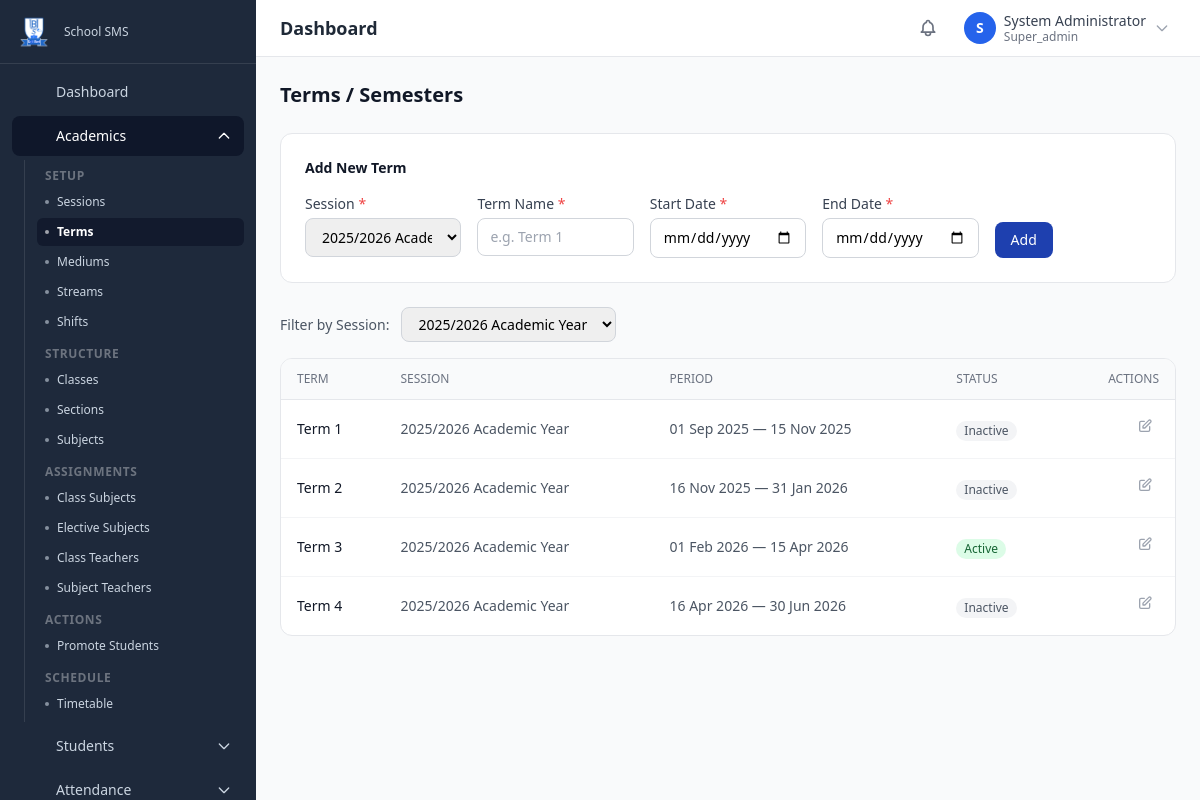
Page /academics/terms (signed in) on the committed database.
### tables this page shows
CREATE TABLE IF NOT EXISTS `terms` (
    `id` BIGINT UNSIGNED NOT NULL AUTO_INCREMENT,
    `session_id` BIGINT UNSIGNED NOT NULL,
    `name` VARCHAR(100) NOT NULL,
    `slug` VARCHAR(100) NOT NULL,
    `start_date` DATE NOT NULL,
    `end_date` DATE NOT NULL,
    `is_active` TINYINT(1) NOT NULL DEFAULT 0,
    `sort_order` INT UNSIGNED NOT NULL DEFAULT 0,
    `created_at` DATETIME NOT NULL DEFAULT CURRENT_TIMESTAMP,
    `updated_at` DATETIME NOT NULL DEFAULT CURRENT_TIMESTAMP ON UPDATE CURRENT_TIMESTAMP,
    PRIMARY KEY (`id`),
    UNIQUE KEY `uk_terms_session_slug` (`session_id`, `slug`),
    INDEX `idx_terms_active` (`is_active`),
    CONSTRAINT `fk_terms_session` FOREIGN KEY (`session_id`) REFERENCES `academic_sessions`(`id`) ON DELETE CASCADE
);

CREATE TABLE IF NOT EXISTS `academic_sessions` (
    `id` BIGINT UNSIGNED NOT NULL AUTO_INCREMENT,
    `name` VARCHAR(100) NOT NULL,
    `slug` VARCHAR(100) NOT NULL,
    `start_date` DATE NOT NULL,
    `end_date` DATE NOT NULL,
    `is_active` TINYINT(1) NOT NULL DEFAULT 0,
    `created_at` DATETIME NOT NULL DEFAULT CURRENT_TIMESTAMP,
    `updated_at` DATETIME NOT NULL DEFAULT CURRENT_TIMESTAMP ON UPDATE CURRENT_TIMESTAMP,
    PRIMARY KEY (`id`),
    UNIQUE KEY `uk_sessions_slug` (`slug`),
    INDEX `idx_sessions_active` (`is_active`)
);

### public/index.php (called while the page is built, shortened)
<?php
require APP_ROOT . '/core/env.php';
require APP_ROOT . '/core/db.php';
require APP_ROOT . '/core/security.php';
require APP_ROOT . '/core/helpers.php';
require APP_ROOT . '/core/validation.php';
require APP_ROOT . '/core/router.php';
router_dispatch();

### core/validation.php (called while the page is built, shortened)
<?php
function input(string $key, $default = '') {
    $value = $_POST[$key] ?? $_GET[$key] ?? $default;
    return $value;
}
function input_int(string $key, int $default = 0): int {
    return (int) input($key, $default);
}

### core/db.php (called while the page is built, shortened)
<?php
function db_connect(): PDO {
    static $pdo = null;
    if ($pdo === null) {
        $dsn = sprintf(
            'mysql:host=%s;port=%s;dbname=%s;charset=%s',
            DB_HOST,
            DB_PORT,
            DB_NAME,
            DB_CHARSET
        );
        try {
            $pdo = new PDO($dsn, DB_USER, DB_PASS, DB_OPTIONS);
        } catch (PDOException $e) {
            error_log('Database connection failed: ' . $e->getMessage());
            if (APP_DEBUG) {
                die('Database connection failed: ' . htmlspecialchars($e->getMessage()));
            }
            die('A database error occurred. Please try again later.');
        }
    }
    return $pdo;
}
function db_query(string $sql, array $params = []): PDOStatement {
    $pdo = db_connect();
    $stmt = $pdo->prepare($sql);
    $stmt->execute($params);
    return $stmt;
}
function db_fetch_all(string $sql, array $params = []): array {
    return db_query($sql, $params)->fetchAll();
}
function db_fetch_one(string $sql, array $params = []): ?array {
    $row = db_query($sql, $params)->fetch();
    return $row ?: null;
}

### core/helpers.php (called while the page is built, shortened)
<?php
function format_date(?string $date, string $format = ''): string {
    $format = $format ?: DATE_FORMAT_DISPLAY;
    $dt = date_create($date);
    return $dt ? date_format($dt, $format) : '';
}
function get_active_session(): ?array {
    static $session = false;
    if ($session === false) {
        $session = db_fetch_one("SELECT * FROM academic_sessions WHERE is_active = 1 LIMIT 1");
    }
    return $session;
}

### core/security.php (called while the page is built, shortened)
<?php
function e(?string $value): string {
    return htmlspecialchars($value ?? '', ENT_QUOTES | ENT_SUBSTITUTE, 'UTF-8');
}

### modules/academics/views/terms.php (the view, shortened to what this page needs)
<?php
$sessions = db_fetch_all("SELECT id, name FROM academic_sessions ORDER BY start_date DESC");
$filterSession = input_int('session_id') ?: (get_active_session()['id'] ?? 0);
$where = $filterSession ? "WHERE t.session_id = {$filterSession}" : '';
$terms = db_fetch_all("
    SELECT t.*, s.name AS session_name
    FROM terms t
    JOIN academic_sessions s ON s.id = t.session_id
    {$where}
    ORDER BY t.session_id DESC, t.start_date ASC
");
$editId  = input_int('edit');
$editing = $editId ? db_fetch_one("SELECT * FROM terms WHERE id = ?", [$editId]) : null;
?>
<div class="max-w-5xl mx-auto">
    <h1 class="text-xl font-bold text-gray-900 mb-6">Terms / Semesters</h1>
    <div class="bg-white rounded-xl border border-gray-200 p-6 mb-6">
        <h2 class="text-sm font-semibold text-gray-900 mb-4"><?= $editing ? 'Edit Term' : 'Add New Term' ?></h2>
        <form method="POST" action="<?= url('academics', 'term-save') ?>" class="grid grid-cols-1 sm:grid-cols-5 gap-4">
            <div>
                <label class="block text-sm font-medium text-gray-700 mb-1">Session <span class="text-red-500">*</span></label>
                <select name="session_id" required class="w-full px-3 py-2 border border-gray-300 rounded-lg text-sm focus:ring-2 focus:ring-primary-500">
                    <?php foreach ($sessions as $s): ?>
                        <option value="<?= $s['id'] ?>" <?= (($editing['session_id'] ?? $filterSession) == $s['id']) ? 'selected' : '' ?>><?= e($s['name']) ?></option>
                    <?php endforeach; ?>
                </select>
            </div>
            <div>
                <label class="block text-sm font-medium text-gray-700 mb-1">Term Name <span class="text-red-500">*</span></label>
                <input type="text" name="name" value="<?= e($editing['name'] ?? '') ?>" required placeholder="e.g. Term 1"
                       class="w-full px-3 py-2 border border-gray-300 rounded-lg text-sm focus:ring-2 focus:ring-primary-500">
            </div>
            <div>
                <label class="block text-sm font-medium text-gray-700 mb-1">Start Date <span class="text-red-500">*</span></label>
                <input type="date" name="start_date" value="<?= e($editing['start_date'] ?? '') ?>" required
                       class="w-full px-3 py-2 border border-gray-300 rounded-lg text-sm focus:ring-2 focus:ring-primary-500">
            </div>
            <div>
                <label class="block text-sm font-medium text-gray-700 mb-1">End Date <span class="text-red-500">*</span></label>
                <input type="date" name="end_date" value="<?= e($editing['end_date'] ?? '') ?>" required
                       class="w-full px-3 py-2 border border-gray-300 rounded-lg text-sm focus:ring-2 focus:ring-primary-500">
            </div>
            <div class="flex items-end gap-2">
                <button type="submit" class="px-4 py-2 bg-primary-800 hover:bg-primary-900 text-white font-medium rounded-lg text-sm transition">
                    <?= $editing ? 'Update' : 'Add' ?>
                </button>
            </div>
        </form>
    </div>
    <div class="flex items-center gap-3 mb-4">
        <label class="text-sm text-gray-600">Filter by Session:</label>
        <select onchange="window.location='<?= url('academics', 'terms') ?>&session_id='+this.value" class="px-3 py-1.5 border border-gray-300 rounded-lg text-sm">
            <?php foreach ($sessions as $s): ?>
                <option value="<?= $s['id'] ?>" <?= $filterSession == $s['id'] ? 'selected' : '' ?>><?= e($s['name']) ?></option>
            <?php endforeach; ?>
        </select>
    </div>
    <div class="bg-white rounded-xl border border-gray-200 overflow-hidden">
        <table class="w-full">
            <thead class="bg-gray-50 border-b">
                <tr>
                    <th class="px-4 py-3 text-left text-xs font-medium text-gray-500 uppercase">Term</th>
                    <th class="px-4 py-3 text-left text-xs font-medium text-gray-500 uppercase">Session</th>
                    <th class="px-4 py-3 text-left text-xs font-medium text-gray-500 uppercase">Period</th>
                    <th class="px-4 py-3 text-left text-xs font-medium text-gray-500 uppercase">Status</th>
                    <th class="px-4 py-3 text-right text-xs font-medium text-gray-500 uppercase">Actions</th>
                </tr>
            </thead>
            <tbody class="divide-y divide-gray-100">
                <?php foreach ($terms as $t): ?>
                    <tr class="hover:bg-gray-50">
                        <td class="px-4 py-3 text-sm font-medium text-gray-900"><?= e($t['name']) ?></td>
                        <td class="px-4 py-3 text-sm text-gray-600"><?= e($t['session_name']) ?></td>
                        <td class="px-4 py-3 text-sm text-gray-600"><?= format_date($t['start_date']) ?> — <?= format_date($t['end_date']) ?></td>
                        <td class="px-4 py-3">
                            <?php if ($t['is_active']): ?>
                                <span class="inline-flex items-center px-2 py-0.5 rounded-full text-xs font-medium bg-green-100 text-green-800">Active</span>
                            <?php else: ?>
                                <span class="inline-flex items-center px-2 py-0.5 rounded-full text-xs font-medium bg-gray-100 text-gray-600">Inactive</span>
                            <?php endif; ?>
                        </td>
                        <td class="px-4 py-3 text-right">
                            <a href="<?= url('academics', 'terms') ?>&edit=<?= $t['id'] ?>" class="p-1.5 text-gray-400 hover:text-yellow-600 rounded inline-block" title="Edit">
                                <svg class="w-4 h-4" fill="none" stroke="currentColor" viewBox="0 0 24 24"><path stroke-linecap="round" stroke-linejoin="round" stroke-width="2" d="M11 5H6a2 2 0 00-2 2v11a2 2 0 002 2h11a2 2 0 002-2v-5m-1.414-9.414a2 2 0 112.828 2.828L11.828 15H9v-2.828l8.586-8.586z"/></svg>
                            </a>
                        </td>
                    </tr>
                <?php endforeach; ?>
            </tbody>
        </table>
    </div>
</div>
<?php
require APP_ROOT . '/templates/layout.php';

### rows in the picture
terms: name "Term 1", session.name "2025/2026 Academic Year", start_date "01 Sep 2025", end_date "15 Nov 2025", is_active "Inactive"
terms: name "Term 2", session.name "2025/2026 Academic Year", start_date "16 Nov 2025", end_date "31 Jan 2026", is_active "Inactive"
terms: name "Term 3", session.name "2025/2026 Academic Year", start_date "01 Feb 2026", end_date "15 Apr 2026", is_active "Active"
terms: name "Term 4", session.name "2025/2026 Academic Year", start_date "16 Apr 2026", end_date "30 Jun 2026", is_active "Inactive"

### other values in the picture
$item['label'] "Dashboard"
$item['label'] "Academics"
$groupLabel "SETUP"
$child['label'] "Sessions"
$child['label'] "Terms"
$child['label'] "Mediums"
$child['label'] "Streams"
$child['label'] "Shifts"
$groupLabel "STRUCTURE"
$child['label'] "Classes"
$child['label'] "Sections"
$child['label'] "Subjects"
$groupLabel "ASSIGNMENTS"
$child['label'] "Class Subjects"
$child['label'] "Elective Subjects"
